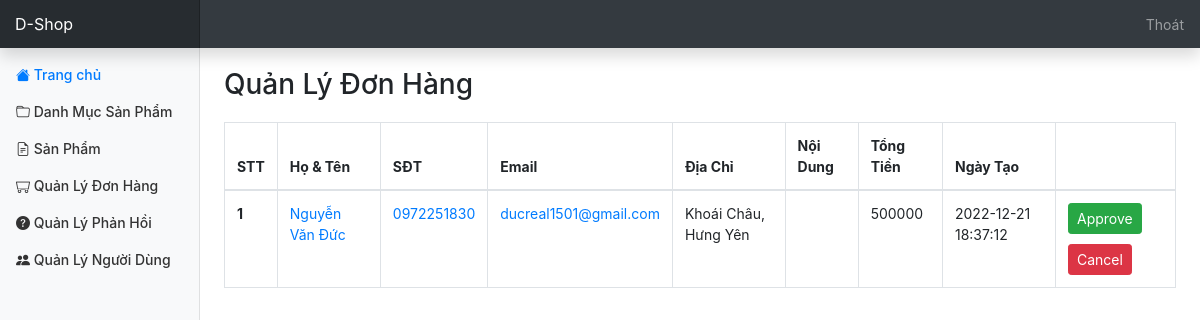
The app's page /admin/order/index.php (signed in) with its own data.
### tables this page shows
CREATE TABLE `orders` (
  `id` int(11) NOT NULL,
  `user_id` int(11) DEFAULT NULL,
  `fullname` varchar(50) DEFAULT NULL,
  `email` varchar(150) DEFAULT NULL,
  `phone_number` varchar(20) DEFAULT NULL,
  `address` varchar(200) DEFAULT NULL,
  `note` varchar(255) DEFAULT NULL,
  `order_date` datetime DEFAULT NULL,
  `status` int(11) DEFAULT NULL,
  `total_money` int(11) DEFAULT NULL
);

### database/dbhelper.php (called while the page is built, shortened)
<?php
function executeResult($sql, $isSingle = false) {
	$data = null;
	$conn = mysqli_connect(HOST, USERNAME, PASSWORD, DATABASE);
	mysqli_set_charset($conn, 'utf8');
	$resultset = mysqli_query($conn, $sql);
	if($isSingle) {
		$data = mysqli_fetch_array($resultset, 1);
	} else {
		$data = [];
		while(($row = mysqli_fetch_array($resultset, 1)) != null) {
			$data[] = $row;
		}
	}
	return $data;
}

### admin/order/index.php (the view, shortened to what this page needs)
<?php
	require_once('../layouts/header.php');
	$sql = "select * from Orders order by status asc, order_date desc";
	$data = executeResult($sql);
?>
<div class="row" style="margin-top: 20px;">
	<div class="col-md-12 table-responsive">
		<h3>Quản Lý Đơn Hàng</h3>
		<table class="table table-bordered table-hover" style="margin-top: 20px;">
			<thead>
				<tr>
					<th>STT</th>
					<th>Họ & Tên</th>
					<th>SĐT</th>
					<th>Email</th>
					<th>Địa Chỉ</th>
					<th>Nội Dung</th>
					<th>Tổng Tiền</th>
					<th>Ngày Tạo</th>
					<th style="width: 120px"></th>
				</tr>
			</thead>
			<tbody>
<?php
	$index = 0;
	foreach($data as $item) {
		echo '<tr>
					<th>'.(++$index).'</th>
					<td><a href="detail.php?id='.$item['id'].'">'.$item['fullname'].'</a></td>
					<td><a href="detail.php?id='.$item['id'].'">'.$item['phone_number'].'</a></td>
					<td><a href="detail.php?id='.$item['id'].'">'.$item['email'].'</a></td>
					<td>'.$item['address'].'</td>
					<td>'.$item['note'].'</td>
					<td>'.$item['total_money'].'</td>
					<td>'.$item['order_date'].'</td>
					<td style="width: 50px">';
		if($item['status'] == 0) {
			echo '<button onclick="changeStatus('.$item['id'].', 1)" class="btn btn-sm btn-success" style="margin-bottom: 10px;">Approve</button>
			<button onclick="changeStatus('.$item['id'].', 2)" class="btn btn-sm btn-danger">Cancel</button>';
		} else if($item['status'] == 1) {
			echo '<label class="badge badge-success">Approved</label>';
		} else {
			echo '<label class="badge badge-danger">Cancel</label>';
		}
		echo '</td>
				</tr>';
	}
?>
			</tbody>
		</table>
	</div>
</div>
<?php
	require_once('../layouts/footer.php');
?>

### assets/css/dashboard.css (style rules this page uses)
body { font-size: .875rem; }

### records on screen
orders: fullname "Nguyễn Văn Đức", phone_number "0972251830", email "ducreal1501@gmail.com", address "Khoái Châu, Hưng Yên", total_money "500000", order_date "2022-12-21 18:37:12"
